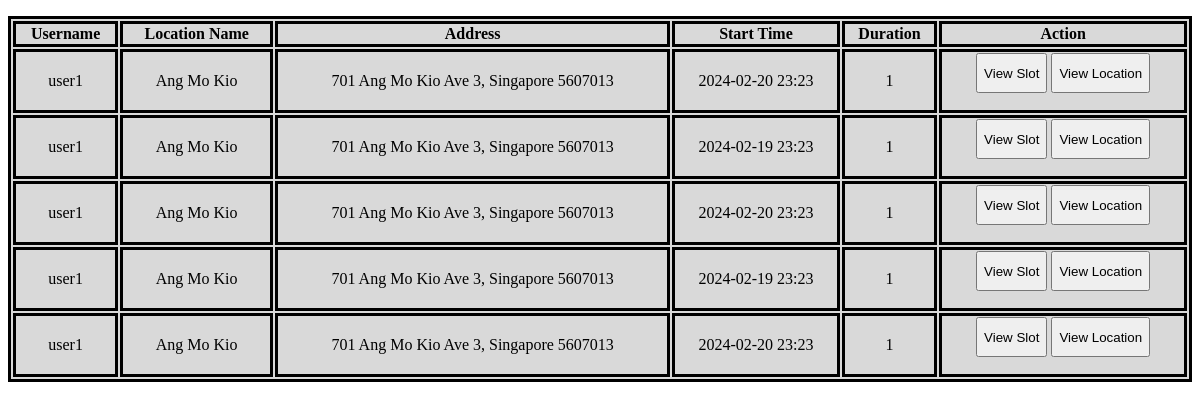
The page /main/actors/admin/pages/viewAllCheckInUsersPage.php on the database its author committed.
### tables this page shows
CREATE TABLE `transactions` (
  `transactionId` int(11) NOT NULL,
  `userId` int(11) DEFAULT NULL,
  `slotId` int(11) DEFAULT NULL,
  `startTime` varchar(255) DEFAULT NULL,
  `endTime` varchar(255) DEFAULT NULL,
  `totalCost` varchar(255) DEFAULT NULL,
  `actualDuration` int(3) DEFAULT NULL,
  `intendedDuration` int(3) DEFAULT NULL
);

CREATE TABLE `users` (
  `userId` int(11) NOT NULL,
  `username` varchar(255) NOT NULL,
  `password` varchar(255) NOT NULL,
  `firstName` varchar(255) NOT NULL,
  `surname` varchar(255) NOT NULL,
  `phoneNum` int(8) NOT NULL,
  `emailAddress` varchar(255) NOT NULL,
  `userProfileId` int(11) DEFAULT NULL
);

CREATE TABLE `locations` (
  `locationId` int(11) NOT NULL,
  `locationName` varchar(255) NOT NULL,
  `description` varchar(255) NOT NULL,
  `address` varchar(255) NOT NULL,
  `rates` varchar(255) NOT NULL,
  `ratesLate` varchar(255) NOT NULL,
  `capacity` int(4) NOT NULL,
  `occupied` int(4) NOT NULL
);

### entities/transactionEntity.php (called while the page is built, shortened)
<?php
class TransactionEntity extends Dbh
{
    protected function viewParked(){
        $array = [];
        $conn = $this->connectDB();
        $sql = "SELECT transactions.transactionId, transactions.startTime, transactions.actualDuration, transactions.intendedDuration,
        users.userId, users.username,
        parkingslots.slotNum, parkingslots.slotId, parkingslots.availability, parkingslots.locationId,
        locations.locationName, locations.address
                FROM transactions
                JOIN users ON users.userId = transactions.userId
                JOIN parkingslots ON parkingslots.slotId = transactions.slotId
                JOIN locations ON parkingslots.locationId = locations.locationId
                WHERE transactions.endTime IS NULL;";
        $result = $conn->query($sql);
        if ($result->num_rows > 0)
        {
            while ($row = $result->fetch_assoc())
            {
                $current = array(
                    'userId' => $row['userId'],
                    'username' => $row['username'],
                    'transactionId' => $row['transactionId'],
                    'startTime' => $row['startTime'],
                    'actualDuration' => $row['actualDuration'],
                    'intendedDuration' => $row['intendedDuration'],
                    'slotNum' => $row['slotNum'],
                    'slotId' => $row['slotId'],
                    'availability' => $row['availability'],
                    'locationId' => $row['locationId'],
                    'locationName' => $row['locationName'],
                    'address' => $row['address'],
                );
                array_push($array, $current);
            }
        }
        return $array;
    }
}
?>

### controller/admin/viewParkedUsersController.php (called while the page is built)
<?php
class viewParkedUsersController extends TransactionEntity
{
    public function viewParkedUsers()
    {
        $transaction = new TransactionEntity();
        $array = $transaction->viewParked();
        return $array;
    }
}
?>

### main/actors/admin/pages/viewAllCheckInUsersPage.php (the view, shortened to what this page needs)
<?php
include "../../../entities/transactionEntity.php";
include "../../../controller/admin/viewParkedUsersController.php";
?>
<div class="container">
    <div class="row">
        <?php
            $viewParkedUsers = new viewParkedUsersController();
            $array = $viewParkedUsers->viewParkedUsers();
            echo '<table class ="table">';
            echo '  <tr>';
            echo '      <th class="text-center">Username</th>';
            echo '      <th class="text-center">Location Name</th>';
            echo '      <th class="text-center">Address</th>';
            echo '      <th class="text-center">Start Time</th>';
            echo '      <th class="text-center">Duration</th>';
            echo '      <th class="text-center">Action</th>';
            echo '  </tr>';
            foreach($array as $row)
            {
                echo '  <tr>';
                echo '      <td>' . $row['username'] . '</td>';
                echo '      <td>' . $row['locationName'] . '</td>';
                echo '      <td>' . $row['address'] . '</td>';
                echo '      <td>' . $row['startTime'] . '</td>';
                echo '      <td>' . $row['intendedDuration'] . '</td>';
                echo '      <td>';
                echo '          <form method="POST">';
                echo '              <button class="btn btn-primary" style="height:40px" value="' . $row['slotId'] . '" name="viewParkingSlots">View Slot</button>';
                echo '              <button class="btn btn-info" style="height:40px" value="' . $row['locationId'] . '" name="viewAllParkingSlots">View Location</button>';
                echo '          </form>';
                echo '      </td>';
                echo '  </tr>';
            }
            echo "</table>";
        ?>
    </div>
</div>

### main/actors/admin/pages/viewAllCheckInUsersPage.php (style rules this page uses)
.table { margin-top: 1em !important; margin-left: auto; margin-right: auto; border-style: solid; border-color: black; background-color: #D9D9D9; width: 100%; text-align: center; }
th, td , tr { border-style: solid; border-color: black; }

### rows shown on the page
transactions: userId.username "user1", locations.locationName "Ang Mo Kio", locations.address "701 Ang Mo Kio Ave 3, Singapore 5607013", startTime "2024-02-20 23:23", intendedDuration "1", $row['slotId'] 3 (drawn)
transactions: userId.username "user1", locations.locationName "Ang Mo Kio", locations.address "701 Ang Mo Kio Ave 3, Singapore 5607013", startTime "2024-02-19 23:23", intendedDuration "1", $row['slotId'] 4 (drawn)
transactions: userId.username "user1", locations.locationName "Ang Mo Kio", locations.address "701 Ang Mo Kio Ave 3, Singapore 5607013", startTime "2024-02-20 23:23", intendedDuration "1", $row['slotId'] 5 (drawn)

### other values the page prints
$row['username'] "user1"
$row['locationName'] "Ang Mo Kio"
$row['address'] "701 Ang Mo Kio Ave 3, Singapore 5607013"
$row['startTime'] "2024-02-20 23:23"
$row['intendedDuration'] "1"
$row['startTime'] "2024-02-19 23:23"
